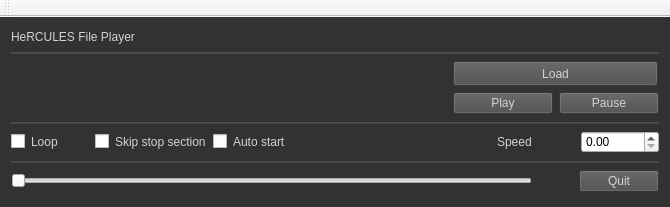
<?xml version="1.0" encoding="UTF-8"?>
<ui version="4.0">
 <class>MainWindow</class>
 <widget class="QMainWindow" name="MainWindow">
  <property name="geometry">
   <rect>
    <x>0</x>
    <y>0</y>
    <width>670</width>
    <height>207</height>
   </rect>
  </property>
  <property name="windowTitle">
   <string>File Player</string>
  </property>
  <property name="toolTipDuration">
   <number>2</number>
  </property>
  <property name="layoutDirection">
   <enum>Qt::LeftToRight</enum>
  </property>
  <property name="styleSheet">
   <string notr="true">QMainWindow{
background-color:  rgb(50, 50, 50)
}

QMenuBar{
background-color:   rgb(50, 50, 50)
}

QPushButton:pressed {
    background-color: rgb(90, 90, 90);
	color: rgb(210,210,210);
}
QPushButton {
     background-color: rgb(76, 76, 76);
	 color: rgb(210,210,210);
}

QPushButton:disabled {
    background-color: rgb(76, 76, 76);
	color: rgb(150,150,150);
}

QLabel{
    color: rgb(210,210,210);
}

QComboBox {
	background-color:  rgb(150,150,150)
}

QCheckBox {
   border: none;
   color: rgb(210,210,210);
}

QFrame#line,#line_2,#line_3,#line_4,#line_5,#line_6,#line_7,#line_8,#line_9,#line_10{
    background-color: rgb(70,70,70);
}
</string>
  </property>
  <widget class="QWidget" name="centralWidget">
   <property name="styleSheet">
    <string notr="true"/>
   </property>
   <layout class="QVBoxLayout" name="verticalLayout_4">
    <item>
     <widget class="QLabel" name="label_3">
      <property name="sizePolicy">
       <sizepolicy hsizetype="Fixed" vsizetype="Fixed">
        <horstretch>0</horstretch>
        <verstretch>0</verstretch>
       </sizepolicy>
      </property>
      <property name="maximumSize">
       <size>
        <width>300</width>
        <height>15</height>
       </size>
      </property>
      <property name="text">
       <string>HeRCULES File Player</string>
      </property>
     </widget>
    </item>
    <item>
     <widget class="Line" name="line_2">
      <property name="orientation">
       <enum>Qt::Horizontal</enum>
      </property>
     </widget>
    </item>
    <item>
     <layout class="QGridLayout" name="gridLayout">
      <item row="0" column="0">
       <widget class="QLabel" name="label">
        <property name="text">
         <string/>
        </property>
       </widget>
      </item>
      <item row="1" column="0">
       <widget class="QLabel" name="label_2">
        <property name="text">
         <string/>
        </property>
        <property name="alignment">
         <set>Qt::AlignLeading|Qt::AlignLeft|Qt::AlignVCenter</set>
        </property>
       </widget>
      </item>
      <item row="1" column="1">
       <widget class="QPushButton" name="pushButton_2">
        <property name="sizePolicy">
         <sizepolicy hsizetype="Fixed" vsizetype="Fixed">
          <horstretch>0</horstretch>
          <verstretch>0</verstretch>
         </sizepolicy>
        </property>
        <property name="maximumSize">
         <size>
          <width>100</width>
          <height>25</height>
         </size>
        </property>
        <property name="text">
         <string>Play</string>
        </property>
       </widget>
      </item>
      <item row="1" column="2">
       <widget class="QPushButton" name="pushButton_3">
        <property name="sizePolicy">
         <sizepolicy hsizetype="Fixed" vsizetype="Fixed">
          <horstretch>0</horstretch>
          <verstretch>0</verstretch>
         </sizepolicy>
        </property>
        <property name="maximumSize">
         <size>
          <width>100</width>
          <height>16777215</height>
         </size>
        </property>
        <property name="text">
         <string>Pause</string>
        </property>
       </widget>
      </item>
      <item row="0" column="1" colspan="2">
       <widget class="QPushButton" name="pushButton">
        <property name="sizePolicy">
         <sizepolicy hsizetype="Fixed" vsizetype="Fixed">
          <horstretch>0</horstretch>
          <verstretch>0</verstretch>
         </sizepolicy>
        </property>
        <property name="maximumSize">
         <size>
          <width>205</width>
          <height>25</height>
         </size>
        </property>
        <property name="text">
         <string>Load</string>
        </property>
       </widget>
      </item>
     </layout>
    </item>
    <item>
     <widget class="Line" name="line_3">
      <property name="orientation">
       <enum>Qt::Horizontal</enum>
      </property>
     </widget>
    </item>
    <item>
     <layout class="QHBoxLayout" name="horizontalLayout">
      <item>
       <widget class="QCheckBox" name="checkBox">
        <property name="text">
         <string>Loop</string>
        </property>
       </widget>
      </item>
      <item>
       <widget class="QCheckBox" name="checkBox_2">
        <property name="text">
         <string>Skip stop section</string>
        </property>
       </widget>
      </item>
      <item>
       <widget class="QCheckBox" name="checkBox_3">
        <property name="text">
         <string>Auto start</string>
        </property>
       </widget>
      </item>
      <item>
       <spacer name="horizontalSpacer">
        <property name="orientation">
         <enum>Qt::Horizontal</enum>
        </property>
        <property name="sizeType">
         <enum>QSizePolicy::Fixed</enum>
        </property>
        <property name="sizeHint" stdset="0">
         <size>
          <width>200</width>
          <height>20</height>
         </size>
        </property>
       </spacer>
      </item>
      <item>
       <widget class="QLabel" name="label_4">
        <property name="text">
         <string>Speed</string>
        </property>
       </widget>
      </item>
      <item>
       <widget class="QDoubleSpinBox" name="doubleSpinBox"/>
      </item>
     </layout>
    </item>
    <item>
     <widget class="Line" name="line">
      <property name="orientation">
       <enum>Qt::Horizontal</enum>
      </property>
     </widget>
    </item>
    <item>
     <layout class="QHBoxLayout" name="horizontalLayout_2">
      <item>
       <widget class="QSlider" name="horizontalSlider">
        <property name="sizePolicy">
         <sizepolicy hsizetype="Minimum" vsizetype="Fixed">
          <horstretch>0</horstretch>
          <verstretch>0</verstretch>
         </sizepolicy>
        </property>
        <property name="minimumSize">
         <size>
          <width>521</width>
          <height>0</height>
         </size>
        </property>
        <property name="orientation">
         <enum>Qt::Horizontal</enum>
        </property>
       </widget>
      </item>
      <item>
       <spacer name="horizontalSpacer_2">
        <property name="orientation">
         <enum>Qt::Horizontal</enum>
        </property>
        <property name="sizeType">
         <enum>QSizePolicy::Preferred</enum>
        </property>
        <property name="sizeHint" stdset="0">
         <size>
          <width>1000</width>
          <height>20</height>
         </size>
        </property>
       </spacer>
      </item>
      <item>
       <widget class="QPushButton" name="quitButton">
        <property name="sizePolicy">
         <sizepolicy hsizetype="Fixed" vsizetype="Fixed">
          <horstretch>0</horstretch>
          <verstretch>0</verstretch>
         </sizepolicy>
        </property>
        <property name="maximumSize">
         <size>
          <width>100</width>
          <height>16777215</height>
         </size>
        </property>
        <property name="text">
         <string>Quit</string>
        </property>
       </widget>
      </item>
     </layout>
    </item>
   </layout>
  </widget>
  <widget class="QToolBar" name="mainToolBar">
   <attribute name="toolBarArea">
    <enum>TopToolBarArea</enum>
   </attribute>
   <attribute name="toolBarBreak">
    <bool>false</bool>
   </attribute>
  </widget>
 </widget>
 <layoutdefault spacing="6" margin="11"/>
 <resources/>
 <connections/>
</ui>
